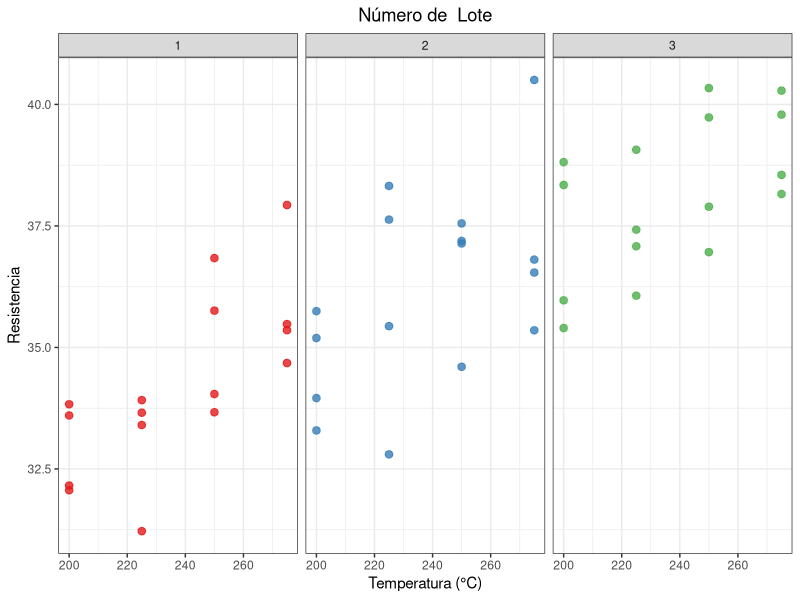
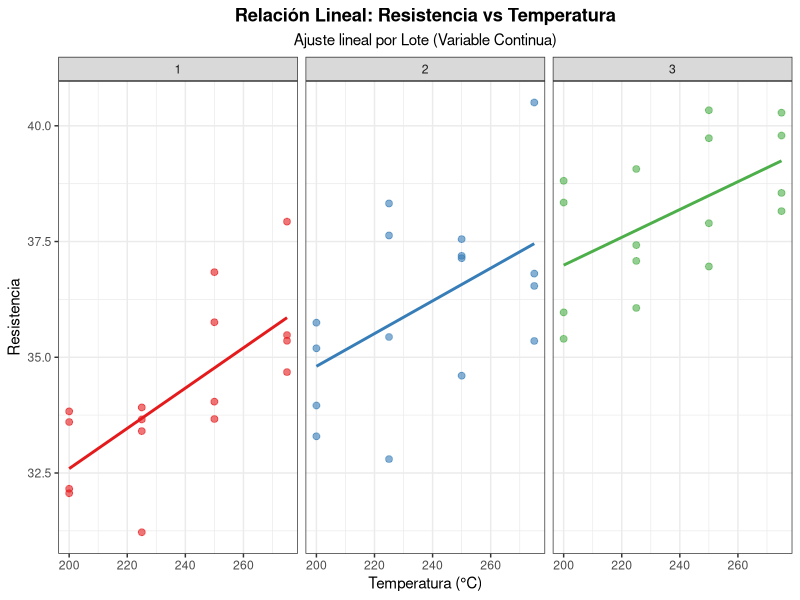
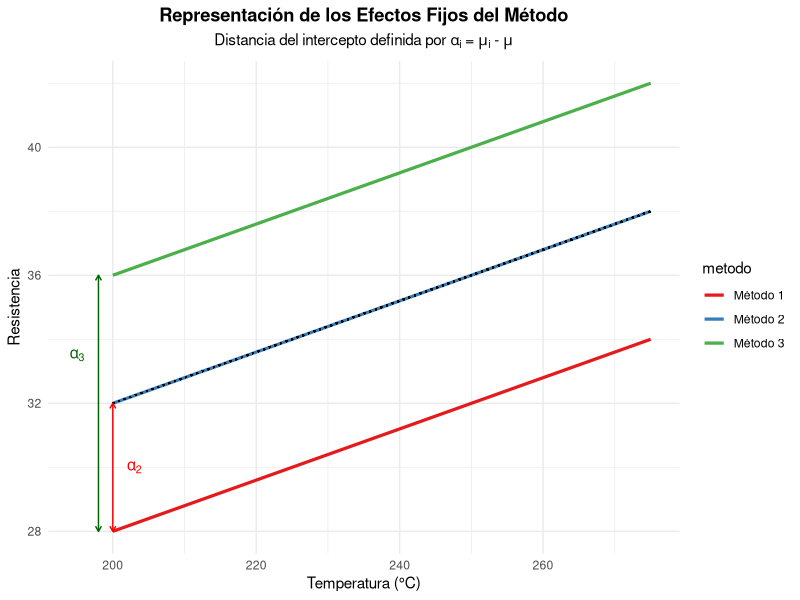

Write R code to recreate these figures, in order.
## ---- chunk 1
library(ggplot2)
library(dplyr)

# 1. Simulación de datos basada en image_664bac.png
set.seed(123)
temperaturas <- c(200, 225, 250, 275)
lotes <- c(1, 2, 3)
n_muestras <- 4 # Puntos por combinación

df_simulado <- expand.grid(
  temp = temperaturas,
  lote = as.factor(lotes),
  replica = 1:n_muestras
) %>%
  mutate(
    # Simulación de resistencia en el rango [26, 45]
    res = 25 + (as.numeric(lote) * 2) + (temp * 0.03) + rnorm(n(), 0, 1.5)
  )

# 2. Gráfico con colores por lote y sin medias
ggplot(df_simulado, aes(x = temp, y = res, color = lote)) +
  geom_point(size = 2.25, alpha = 0.8) + # Solo los puntos de datos
  facet_wrap(~ lote) + # Un panel por lote
  scale_color_manual(values = c("#E41A1C", "#377EB8", "#4DAF4A")) + # Colores personalizados
  labs(
    title = "Número de  Lote",
    x = "Temperatura (°C)",
    y = "Resistencia",
    color = "Lote"
  ) +
  theme_bw() +
  theme(legend.position = "none",plot.title = element_text(hjust = 0.5)) # Quitamos la leyenda porque ya está el título en el panel
## ---- chunk 2
ggplot(df_simulado, aes(x = temp, y = res, color = lote)) +
  geom_point(size = 2, alpha = 0.6) + # Puntos de datos observados
  
  # 2. Agregar la línea de regresión para el supuesto de linealidad
  # 'method = lm' ajusta un modelo lineal (y = a + bx)
  geom_smooth(method = "lm", se = FALSE, size = 1) + 
  
  facet_wrap(~ lote) +
  scale_color_manual(values = c("#E41A1C", "#377EB8", "#4DAF4A")) +
  labs(
    title = "Relación Lineal: Resistencia vs Temperatura",
    subtitle = "Ajuste lineal por Lote (Variable Continua)",
    x = "Temperatura (°C)",
    y = "Resistencia"
  ) +
  theme_bw() +
  theme(
    plot.title = element_text(hjust = 0.5, face = "bold"), # Título centrado y en negrita
    plot.subtitle = element_text(hjust = 0.5),            # Subtítulo centrado
    legend.position = "none"
  )
## ---- chunk 3
# 1. Definición de parámetros
mu <- 35
beta <- 0.08
alphas <- c(-4, 0, 4)
x_start <- 200 # Inicio del eje visible

df_lineas <- data.frame(
  temp = rep(seq(200, 275, length.out = 100), 3),
  metodo = rep(c("Método 1", "Método 2", "Método 3"), each = 100),
  alpha_val = rep(alphas, each = 100)
) %>%
  mutate(res = mu + alpha_val + (beta * (temp - 237.5)))

# 2. Gráfico con alpha en el intercepto (inicio del eje)
ggplot(df_lineas, aes(x = temp, y = res, color = metodo)) +
  geom_line(size = 1.1) +
  # Referencia de la Gran Media (Global Mean)
  geom_segment(aes(x = 200, xend = 275, y = mu + (beta * (200 - 237.5)), 
                   yend = mu + (beta * (275 - 237.5))), 
               color = "black", linetype = "dotted") +
  
  # --- MODIFICACIÓN DE PARÁMETROS PARA EL INTERCEPTO ---
  # Dibujamos las llaves justo en x = 200 (el intercepto del gráfico)
  annotate("segment", x = 200, xend = 200, y = 32, yend = 28, # Alpha 1
           arrow = arrow(ends = "both", length = unit(0.15, "cm")), color = "red") +
  annotate("text", x = 203, y = 30, label = "alpha[2]", parse = TRUE, color = "red") +
  
 annotate("segment", 
         x = 198, xend = 198,        # 'x' menor para que esté más atrás
         y = 36, yend = 28,          # 'y' menores para que esté abajo
         arrow = arrow(ends = "both", length = unit(0.15, "cm")), 
         color = "darkgreen") +
 annotate("text", 
         x = 195,                    # 'x' un poco antes del segmento para no traslapar
         y = 33.5,                     # 'y' central entre 32 y 28
         label = "alpha[3]", 
         parse = TRUE, 
         color = "darkgreen")+
  
  scale_color_manual(values = c("#E41A1C", "#377EB8", "#4DAF4A")) +
  labs(
    title = "Representación de los Efectos Fijos del Método",
    subtitle = expression(paste("Distancia del intercepto definida por ", alpha[i], " = ", mu[i], " - ", mu)),
    x = "Temperatura (°C)",
    y = "Resistencia"
  ) +
  theme_minimal() +
  theme(plot.title = element_text(hjust = 0.5, face = "bold"),
        plot.subtitle = element_text(hjust = 0.5))
